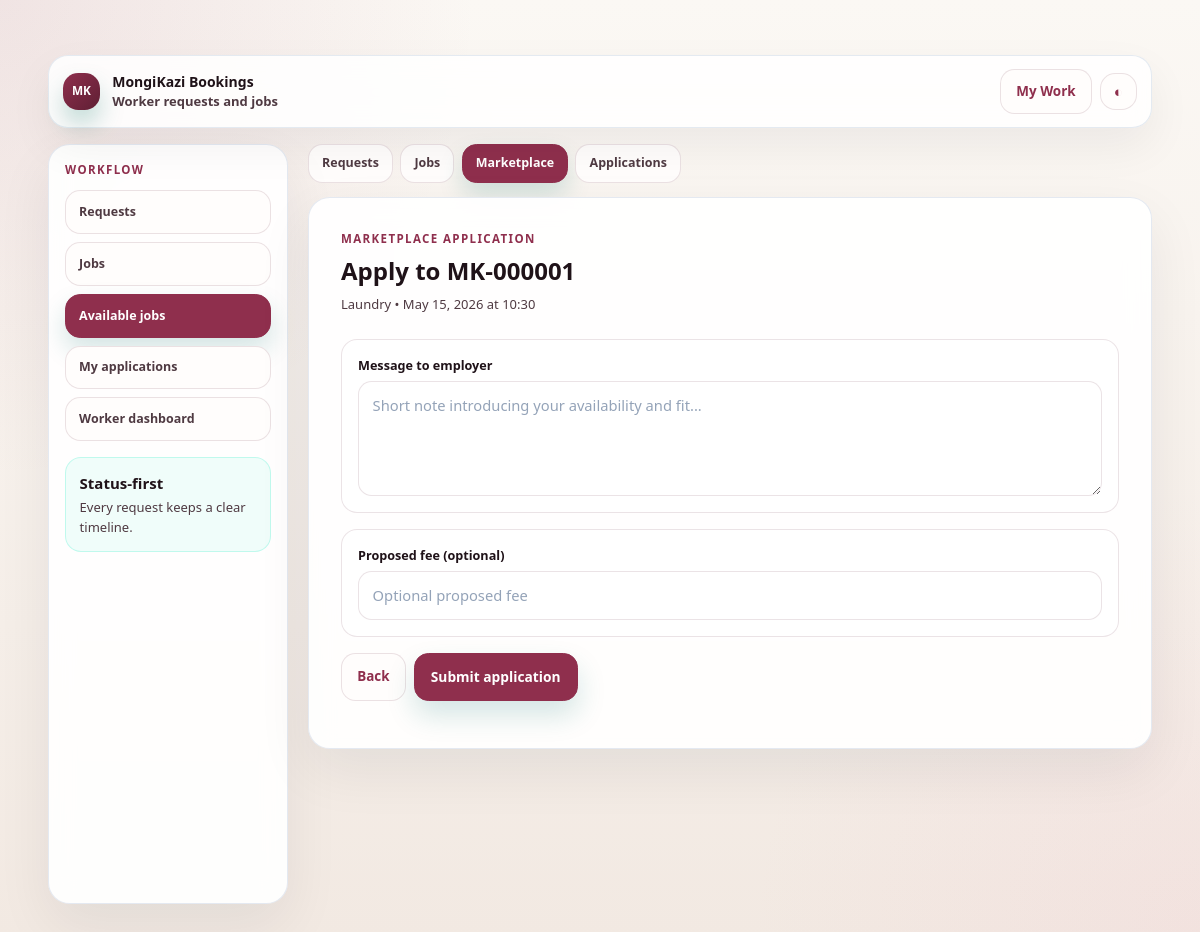
Page /bookings/worker/marketplace/MK-000001/apply/ (signed in) on the committed database.
### bookings/models.py (models this page shows, shortened)
class Booking(models.Model):
    class RequestType(models.TextChoices):
        DIRECT_REQUEST = "DIRECT_REQUEST", "Direct request"
        OPEN_MARKETPLACE = "OPEN_MARKETPLACE", "Open marketplace"
    class Status(models.TextChoices):
        DRAFT = "DRAFT", "Draft"
        OPEN_FOR_APPLICATIONS = "OPEN_FOR_APPLICATIONS", "Open for applications"
        APPLICATIONS_RECEIVED = "APPLICATIONS_RECEIVED", "Applications received"
        WORKER_SELECTED = "WORKER_SELECTED", "Worker selected"
        PENDING_WORKER_RESPONSE = "PENDING_WORKER_RESPONSE", "Pending worker response"
        ACCEPTED = "ACCEPTED", "Accepted"
        DECLINED = "DECLINED", "Declined"
        CANCELLED_BY_EMPLOYER = "CANCELLED_BY_EMPLOYER", "Cancelled by employer"
        CANCELLED_BY_WORKER = "CANCELLED_BY_WORKER", "Cancelled by worker"
        IN_PROGRESS = "IN_PROGRESS", "In progress"
        COMPLETED = "COMPLETED", "Completed"
        DISPUTED = "DISPUTED", "Disputed"
        CLOSED = "CLOSED", "Closed"
    booking_reference = models.CharField(max_length=32, unique=True, blank=True)
    employer = models.ForeignKey("employers.EmployerProfile", on_delete=models.PROTECT, related_name="bookings")
    worker = models.ForeignKey(
        "helpers.HelperProfile",
        on_delete=models.PROTECT,
        related_name="bookings",
        null=True,
        blank=True,
    )
    request_type = models.CharField(max_length=32, choices=RequestType.choices, default=RequestType.DIRECT_REQUEST)
    service_category = models.ForeignKey("helpers.ServiceCategory", on_delete=models.PROTECT, related_name="bookings")
    employer_location = models.ForeignKey(
        "employers.EmployerLocation",
        on_delete=models.PROTECT,
        related_name="bookings",
        null=True,
        blank=True,
    )
    status = models.CharField(max_length=32, choices=Status.choices, default=Status.PENDING_WORKER_RESPONSE)
    scheduled_date = models.DateField()
    start_time = models.TimeField()
    duration_hours = models.PositiveSmallIntegerField(validators=[MinValueValidator(1)])
    special_instructions = models.TextField(blank=True)
    worker_fee_estimate = models.DecimalField(max_digits=9, decimal_places=2, default=0, validators=[MinValueValidator(0)])
    platform_fee_estimate = models.DecimalField(max_digits=9, decimal_places=2, default=0, validators=[MinValueValidator(0)])
    total_estimate = models.DecimalField(max_digits=9, decimal_places=2, default=0, validators=[MinValueValidator(0)])
    decline_reason = models.CharField(max_length=255, blank=True)
    cancel_reason = models.CharField(max_length=255, blank=True)
    completed_at = models.DateTimeField(null=True, blank=True)
    created_by = models.ForeignKey(
        settings.AUTH_USER_MODEL,
        on_delete=models.SET_NULL,
        null=True,
        blank=True,
        related_name="created_bookings",
    )
    created_at = models.DateTimeField(auto_now_add=True)
    updated_at = models.DateTimeField(auto_now=True)
    class Meta:
        ordering = ["-created_at"]
        indexes = [
            models.Index(fields=["booking_reference"]),
            models.Index(fields=["status", "scheduled_date"]),
            models.Index(fields=["employer", "status"]),
            models.Index(fields=["worker", "status"]),
        ]

### helpers/models.py (models this page shows, shortened)
class ServiceCategory(models.Model):
    name = models.CharField(max_length=80, unique=True)
    slug = models.SlugField(max_length=120, unique=True)
    description = models.TextField(blank=True)
    is_active = models.BooleanField(default=True)
    sort_order = models.PositiveSmallIntegerField(default=0)
    created_at = models.DateTimeField(auto_now_add=True)
    updated_at = models.DateTimeField(auto_now=True)
    class Meta:
        ordering = ["sort_order", "name"]

### bookings/views.py (the view, shortened to what this page needs)
# urls.py: path("worker/marketplace/<str:booking_reference>/apply/", views.worker_apply_to_job, name="worker_apply_to_job"),
@login_required
@require_http_methods(["GET", "POST"])
def worker_apply_to_job(request, booking_reference):
    guard = _worker_guard(request)
    if guard:
        return guard
    worker_profile = _worker_profile_for_user(request.user)
    if not worker_profile:
        return redirect("helpers:profile_incomplete")
    booking = Booking.objects.filter(booking_reference=booking_reference).select_related("employer", "service_category").first()
    if not booking:
        raise Http404("Booking not found")
    form = BookingApplicationForm(request.POST or None)
    return render(
        request,
        "bookings/worker_apply_to_job.html",
        {"booking": booking, "form": form, "portal_kind": "worker", "nav_active": "worker_available_jobs"},
    )

### bookings/forms.py
class BookingApplicationForm(forms.Form):
    message = forms.CharField(
        required=False,
        max_length=600,
        widget=forms.Textarea(
            attrs={
                "rows": 4,
                "class": "mk-input",
                "placeholder": "Short note introducing your availability and fit...",
            }
        ),
    )
    proposed_fee = forms.DecimalField(
        required=False,
        min_value=0,
        max_digits=9,
        decimal_places=2,
        widget=forms.NumberInput(attrs={"step": "0.01", "class": "mk-input", "placeholder": "Optional proposed fee"}),
    )

### accounts/models.py (called while the page is built)
    @property
    def is_helper(self):
        return self.role == self.Role.HELPER

### bookings/views.py (called while the page is built)
def _worker_guard(request):
    if not request.user.is_authenticated:
        return redirect("accounts:login")
    if not getattr(request.user, "is_helper", False):
        return redirect("onboarding:start")
    if not request.user.is_onboarding_complete:
        return redirect("onboarding:start")
    return None

def _worker_profile_for_user(user):
    return HelperProfile.objects.filter(user=user, is_active=True).first()

### bookings/templates/bookings/worker_apply_to_job.html (shortened to what this page needs)
﻿{% extends 'base/base_bookings.html' %}
{% block content %}
<div class="p-5 sm:p-6 lg:p-8">
  <p class="mk-eyebrow">Marketplace application</p>
  <h1 class="mt-2 text-2xl font-bold text-slate-950 dark:text-white">Apply to {{ booking.booking_reference }}</h1>
  <p class="mt-2 text-sm font-medium text-mk-muted dark:text-slate-300">{{ booking.service_category.name }} • {{ booking.scheduled_date }} at {{ booking.start_time|time:'H:i' }}</p>
  <form method="post" class="mt-6 grid gap-4">
    <div class="mk-form-block">
      <label class="mk-label" for="{{ form.message.id_for_label }}">Message to employer</label>
      {{ form.message }}
    </div>
    <div class="mk-form-block">
      <label class="mk-label" for="{{ form.proposed_fee.id_for_label }}">Proposed fee (optional)</label>
      {{ form.proposed_fee }}
    </div>
    <div class="flex flex-wrap gap-2">
      <a href="{% url 'bookings:worker_available_jobs' %}" class="mk-btn-secondary">Back</a>
      <button type="submit" class="mk-btn-primary">Submit application</button>
    </div>
  </form>
</div>
{% endblock %}

### website/static/website/css/mk-tokens.css (style rules this page uses)
:root { --mk-maroon-soft: #F1ADC3; --mk-maroon-primary: #8F2F4D; --mk-maroon-deep: #5F1F34; --beige-50: #FBF8F4; --beige-100: #F2E9E2; --mk-surface: #FFFDFC; --mk-surface-soft: #FFFFFF; --mk-text: #1F1218; --mk-muted: #4F3A42; --mk-subtext: #5C4650; --mk-border: rgba(95, 31, 52, 0.12); --mk-layout-max: 88rem; --mk-layout-gutter: 1rem; --mk-shell-max: 105rem; --mk-primary: var(--mk-maroon-primary); --mk-primary-dark: var(--mk-maroon-deep); --mk-secondary: var(--beige-100); --mk-accent: var(--mk-maroon-soft); --mk-bg: var(--beige-50); --mk-success: #2D6A4F; --mk-warning: #B45309; --mk-danger: #B91C1C; --mk-ink: var(--mk-maroon-deep); --mk-nav-bg: rgba(251, 248, 244, 0.92); --mk-shadow-soft: 0 14px 34px rgba(95, 31, 52, 0.08); --mk-shadow-lift: 0 22px 56px rgba(95, 31, 52, 0.12); }

### website/static/website/css/mk-portal.css (style rules this page uses)
html[data-theme="light"] .dark\:text-white, html[data-theme="light"] .dark\:text-slate-100, html[data-theme="light"] .dark\:text-slate-200 { color: var(--mk-text) !important; }
html[data-theme="light"] .dark\:text-slate-300, html[data-theme="light"] .dark\:text-slate-400, html[data-theme="light"] .dark\:text-slate-500 { color: var(--mk-muted) !important; }
* { box-sizing: border-box; }
a { text-decoration: none; }
.mk-body { background: radial-gradient(circle at top left, color-mix(in srgb, var(--mk-maroon-primary) 10%, transparent), transparent 30rem), radial-gradient(circle at bottom right, color-mix(in srgb, var(--mk-maroon-soft) 12%, transparent), transparent 28rem), linear-gradient(180deg, var(--mk-bg) 0%, var(--beige-100) 100%); }
.mk-eyebrow, .mk-hero-kicker { font-size: 0.72rem; font-weight: 800; letter-spacing: 0.14em; text-transform: uppercase; color: var(--mk-primary); }
.mk-mini-link, .mk-btn-primary, .mk-btn-secondary, .mk-btn-ghost { min-height: 2.95rem; border-radius: 1rem; font-size: 0.88rem; font-weight: 800; }
.mk-btn-primary, .mk-btn-secondary, .mk-btn-ghost { display: inline-flex; align-items: center; justify-content: center; padding: 0.72rem 1rem; cursor: pointer; }
.mk-btn-primary { background: var(--mk-primary); color: #fff; border: 1px solid transparent; min-height: 48px; }
.mk-btn-secondary { background: var(--mk-surface); color: var(--mk-primary); border: 1px solid color-mix(in srgb, var(--mk-primary) 28%, var(--mk-border)); }

### website/static/website/css/public_app.css (style rules this page uses)
* { box-sizing: border-box; }
html { color-scheme: light; }
body { margin: 0; overflow-x: hidden; background: var(--mk-bg); color: var(--mk-text); font-size: 15px; font-feature-settings: "cv02", "cv03", "cv04", "cv11"; text-rendering: optimizeLegibility; }
a { color: inherit; text-decoration: none; }
.mk-muted, .text-mk-muted { color: var(--mk-muted); font-size: 0.8125rem; line-height: 1.5; }
html[data-theme="light"] label, html[data-theme="light"] .text-mk-text { color: var(--mk-text); }
html[data-theme="light"] .text-mk-muted, html[data-theme="light"] .mk-body-copy, html[data-theme="light"] .mk-muted { color: var(--mk-muted); }
.mk-btn-primary, .mk-btn-secondary, .mk-btn-dark, .mk-btn-ghost { display: inline-flex; align-items: center; justify-content: center; min-height: 48px; border-radius: 1rem; padding: 0.85rem 1.15rem; font-size: 0.9rem; font-weight: 800; line-height: 1.2rem; text-align: center; transition: transform 0.18s ease, background-color 0.18s ease, border-color 0.18s ease, color 0.18s ease, box-shadow 0.18s ease; }
.mk-btn-primary { background: var(--mk-primary); color: #fff; box-shadow: 0 12px 26px rgba(95, 31, 52, 0.22); }
.mk-btn-secondary { background: var(--mk-surface); color: var(--mk-primary); border: 1px solid color-mix(in srgb, var(--mk-primary) 32%, var(--mk-border)); }
.mk-input { width: 100%; border-radius: 1rem; border: 1px solid var(--mk-border); background: var(--mk-surface); padding: 0.95rem 1rem; font-size: 0.92rem; color: var(--mk-text); outline: none; transition: border-color 0.16s ease, box-shadow 0.16s ease, background-color 0.16s ease; }
.mk-input::placeholder { color: color-mix(in srgb, var(--mk-muted) 72%, transparent); }

### rows in the picture
Booking: booking_reference "MK-000001", service_category.name "Laundry", scheduled_date "May 15, 2026", start_time "10:30"
